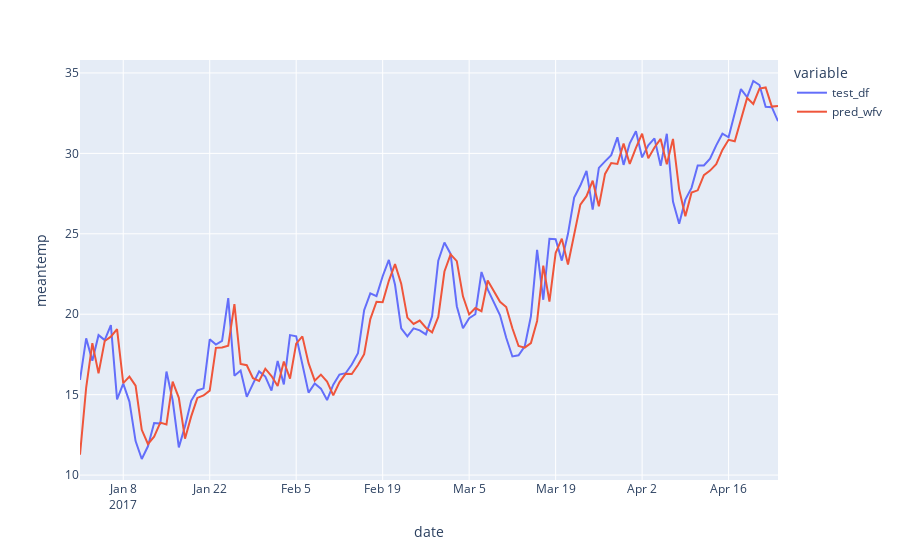

This figure's notebook cell:
### Code cell
df_pred_test = pd.DataFrame(
    {
    'test_df': X_test,
    'pred_wfv': pred_wfv
    }
)
fig = px.line(df_pred_test, labels = {'value': 'meantemp'})
fig.show();
